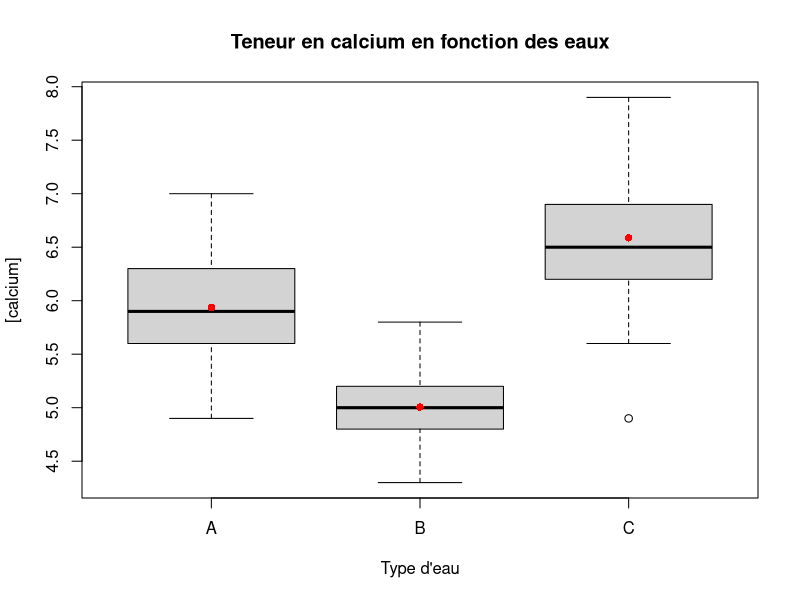
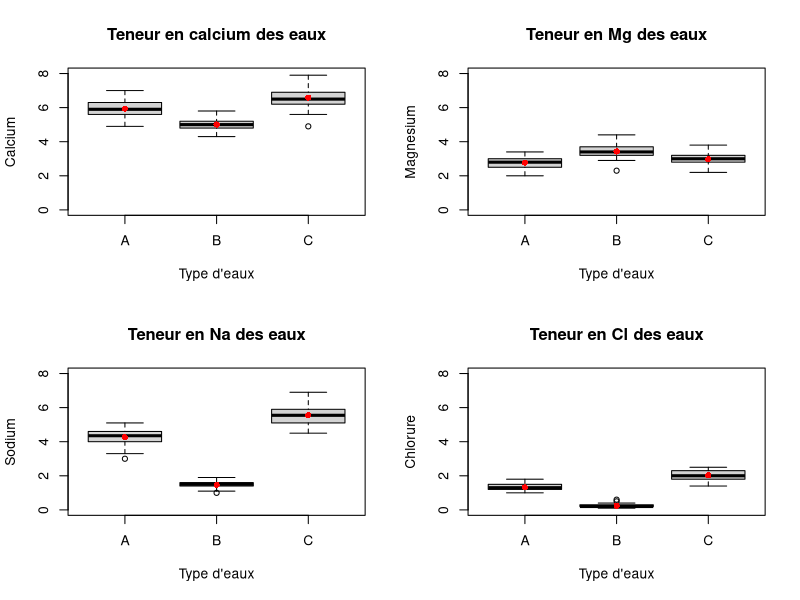
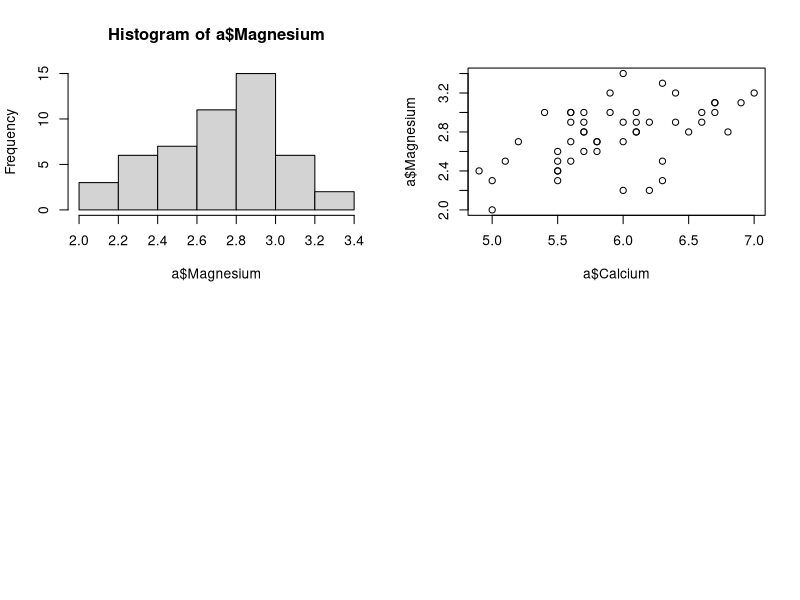
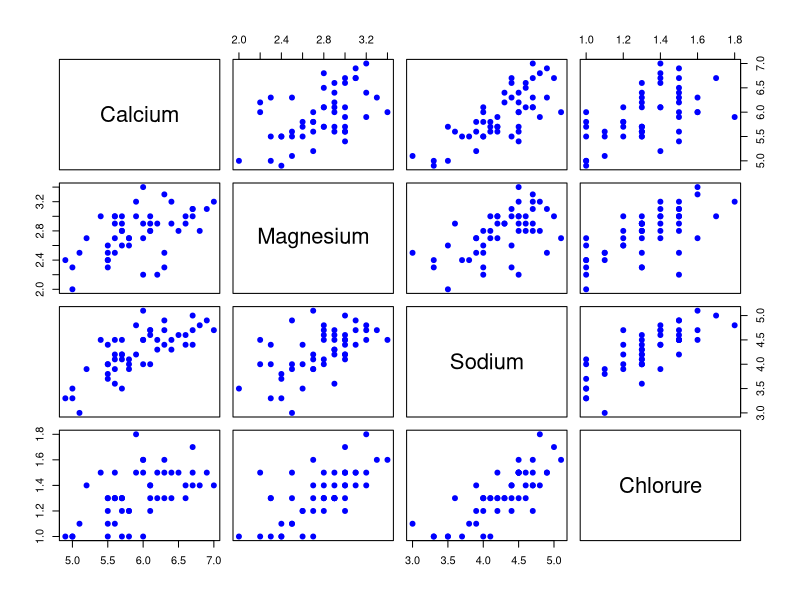
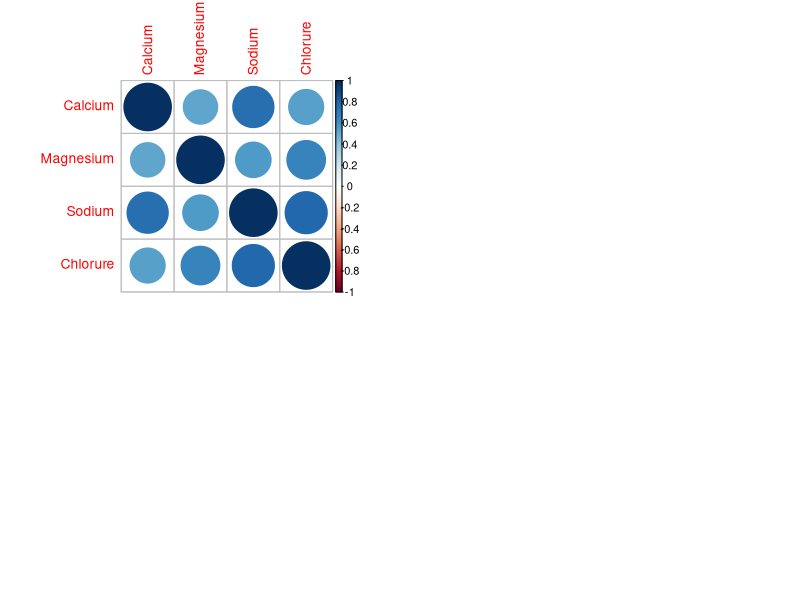

Generate these figures, in order, with R:
## ---- chunk 1
knitr::opts_chunk$set(echo = TRUE)
## ---- chunk 2
getwd()
eau<-read.table("data/Eau.txt", sep="\t",dec=".",header=TRUE)
eau
## ---- chunk 3
names(eau) #noms des variables
class(eau) #nature du tableau, dans ce cas c'est un data.frame ou jeu de donnees
dim(eau)   #dimension du jeu de donnees
str(eau)   #nature des variables
## ---- chunk 4
summary(eau)
## ---- chunk 5
a<-subset(eau,eau$Eau=="A")
b<-subset(eau,eau$Eau=="B")
c<-subset(eau,eau$Eau=="C")
#ou
a<-eau[eau$Eau== "A",]
b<-eau[eau$Eau== "B",]
c<-eau[eau$Eau== "C",]

#Calcul de la moyenne, la mediane et l'ecart-type de la variable "calcium"
summary(a$Calcium)
summary(b$Calcium)
summary(c$Calcium)
## ---- chunk 6
boxplot(eau$Calcium~eau$Eau,
        main="Teneur en calcium en fonction des eaux",
        xlab="Type d'eau",
        ylab="[calcium]")
#Faire apparaitre les moyennes
points(1, mean(a$Calcium, na.rm = T), pch=16, col="red")
points(2, mean(b$Calcium, na.rm = T), pch=16, col="red")
points(3, mean(c$Calcium, na.rm = T), pch=16, col="red")
## ---- chunk 7
par(mfrow=c(2,2)) #Faire apparaitre 4 graphiques en 2 lignes et 2 colonnes
#Calcium
boxplot(eau$Calcium~eau$Eau,
        main="Teneur en calcium des eaux",
        xlab="Type d'eaux",
        ylab="Calcium",
        ylim=c(0,8))
points(1,mean(a$Calcium,na.rm=T),pch=16,col="red")
points(2,mean(b$Calcium,na.rm=T),pch=16,col="red")
points(3,mean(c$Calcium,na.rm=T),pch=16,col="red")
#Magnesium
boxplot(eau$Magnesium~eau$Eau,
        main="Teneur en Mg des eaux",
        xlab="Type d'eaux",
        ylab="Magnesium",
        ylim=c(0,8))
points(1,mean(a$Magnesium,na.rm=T),pch=16,col="red")
points(2,mean(b$Magnesium,na.rm=T),pch=16,col="red")
points(3,mean(c$Magnesium,na.rm=T),pch=16,col="red")
#Sodium
boxplot(eau$Sodium~eau$Eau,
        main="Teneur en Na des eaux",
        xlab="Type d'eaux",
        ylab="Sodium",
        ylim=c(0,8))
points(1,mean(a$Sodium,na.rm=T),pch=16,col="red")
points(2,mean(b$Sodium,na.rm=T),pch=16,col="red")
points(3,mean(c$Sodium,na.rm=T),pch=16,col="red")
#Chlorure
boxplot(eau$Chlorure~eau$Eau,
        main="Teneur en Cl des eaux",
        xlab="Type d'eaux",
        ylab="Chlorure",
        ylim=c(0,8))
points(1,mean(a$Chlorure,na.rm=T),pch=16,col="red")
points(2,mean(b$Chlorure,na.rm=T),pch=16,col="red")
points(3,mean(c$Chlorure,na.rm=T),pch=16,col="red")
## ---- chunk 8
k <- ceiling(1 + log2(length(a$Magnesium)))
# ou
strurges <- nclass.Sturges(a$Magnesium)
## ---- chunk 9
# La fonction hist prend par défaut une discrétisation par les règles de Sturges
hist(a$Magnesium)
## ---- chunk 10
# Calculer le nombre de classes en utilisant la règle de Sturges
n <- length(a$Magnesium)
k <- ceiling(1 + log2(n))

# Discrétisation de la variable continue en k classes en utilisant la fonction cut()
class_sturges <- cut(a$Magnesium, breaks = k, include.lowest = TRUE)

# Afficher les niveaux des classes
levels(class_sturges)

# Charger la bibliothèque dplyr
library(dplyr)

# Supposons que 'dataframe' est votre jeu de données et 'classes_sturges' contient les classes discrètes calculées

# Ajouter une nouvelle colonne avec les classes discrètes
a_class <- mutate(a, class = class_sturges)

# Afficher les premières lignes du jeu de données pour vérification
head(a_class)
## ---- chunk 11
# Calculer le nombre de classes en utilisant la règle de Sturges
n <- length(b$Magnesium)
k <- ceiling(1 + log2(n))

# Discrétisation de la variable continue en k classes en utilisant la fonction cut()
class_sturges <- cut(b$Magnesium, breaks = k, include.lowest = TRUE)

# Afficher les niveaux des classes
levels(class_sturges)

# Charger la bibliothèque dplyr
library(dplyr)

# Supposons que 'dataframe' est votre jeu de données et 'classes_sturges' contient les classes discrètes calculées

# Ajouter une nouvelle colonne avec les classes discrètes
b_class <- mutate(b, class = class_sturges)

# Afficher les premières lignes du jeu de données pour vérification
head(b_class)
## ---- chunk 12
# création de la table de contingence (fréquence jointe ou proportion du couple)
contingence <- table(a_class$class, b_class$class)
# ajout des distribution marginales (sommes en ligne et colonne)
contingence <- addmargins(contingence)
contingence
# Analyse de la distribution conditionnelle (comportement d'une variable par rapport à une classe de d'une autre variable, soit la lecture des distributions marginales par ligne et par colonne)
## ---- chunk 13
contingence_pc <- table(a_class$class, b_class$class)
# création de la table de contingence (fréquence jointe ou proportion du couple)
contingence_pc <- prop.table(contingence_pc)
# ajout des distribution marginales (sommes en ligne et colonne)
contingence_pc <- addmargins(contingence_pc)
contingence_pc
## ---- chunk 14
plot(a$Calcium, a$Magnesium)
## ---- chunk 15
cor(a[,c(1,2,3,4)])
## ---- chunk 16
pairs(a[,c(1,2,3,4)], pch = 19, col = "blue")
## ---- chunk 17
corrplot::corrplot(cor(a[,c(1,2,3,4)]), method = "circle", type = "full")
